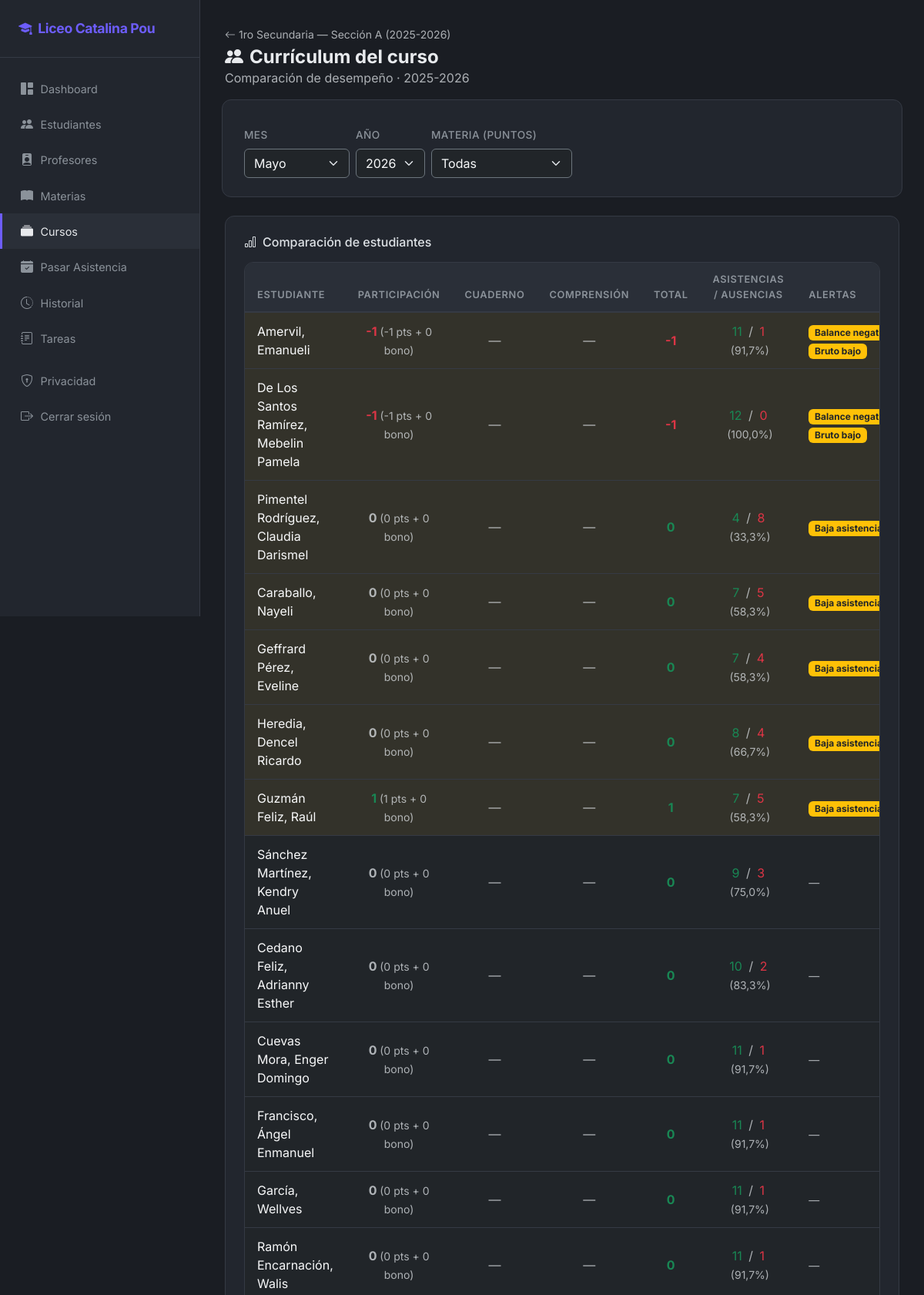
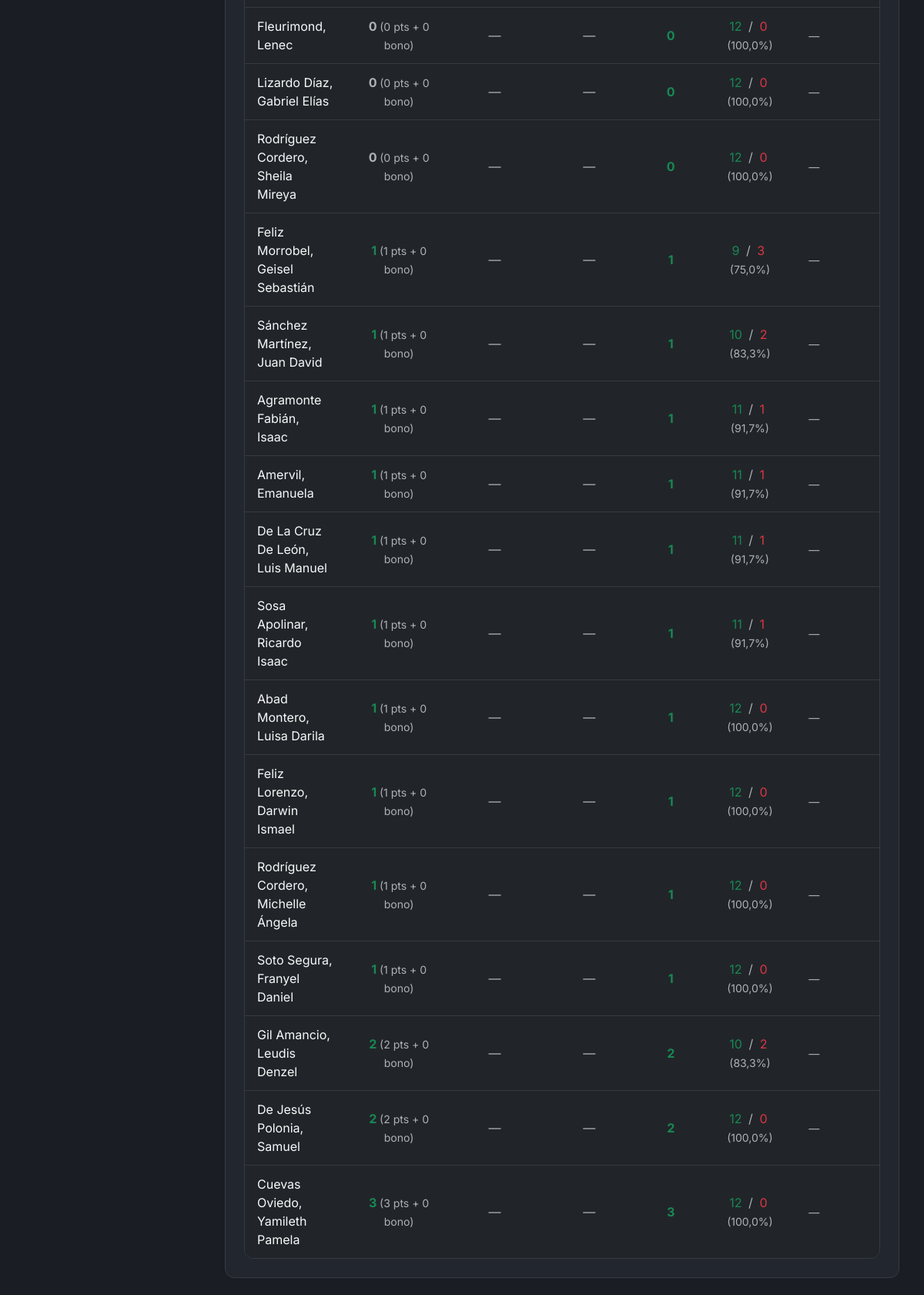
The app's page /cursos/1/curriculum/ (signed in, upper part) with its own data (2 pictures, top to bottom).
### core/models.py (models this page shows, shortened)
class Curso(models.Model):
    grado = models.CharField(max_length=10, choices=GRADO_CHOICES)
    seccion = models.CharField("sección", max_length=5, default="A")
    anio_escolar = models.CharField(
        "año escolar",
        max_length=9,
        help_text="Formato dominicano, ej.: 2025-2026 (inicio en agosto).",
    )
    created_at = models.DateTimeField(auto_now_add=True)
    class Meta:
        ordering = ["anio_escolar", "grado", "seccion"]
        verbose_name = "curso"
        verbose_name_plural = "cursos"
        unique_together = [("grado", "seccion", "anio_escolar")]
    @property
    def nombre_corto(self):
        grado = self.get_grado_display()
        return f"{grado} — Sección {self.seccion}"
    @property
    def nombre_completo(self):
        return f"{self.nombre_corto} ({self.anio_escolar})"
    def estudiantes_qs(self):
        return Estudiante.objects.filter(grado=self.grado, seccion=self.seccion)

class Estudiante(models.Model):
    nombre = models.CharField(max_length=100)
    apellido = models.CharField(max_length=100)
    cedula = models.CharField("cédula", max_length=20, blank=True, default="")
    fecha_nacimiento = models.DateField("fecha de nacimiento", null=True, blank=True)
    grado = models.CharField(max_length=10, choices=GRADO_CHOICES)
    seccion = models.CharField("sección", max_length=5, blank=True, default="A")
    profesores = models.ManyToManyField(Profesor, related_name="estudiantes", blank=True)
    created_at = models.DateTimeField(auto_now_add=True)
    class Meta:
        ordering = ["grado", "apellido", "nombre"]
        verbose_name_plural = "estudiantes"

### core/curso_views.py (the view, shortened to what this page needs)
# urls.py: path("cursos/<int:pk>/curriculum/", curso_views.curso_curriculum, name="curso_curriculum"),
@school_access
def curso_curriculum(request, pk):
    curso = get_object_or_404(Curso, pk=pk)
    hoy = timezone.localdate()
    try:
        mes = int(request.GET.get("mes", hoy.month))
        anio = int(request.GET.get("anio", hoy.year))
    except ValueError:
        mes, anio = hoy.month, hoy.year
    meses = [
        (1, "Enero"),
        (2, "Febrero"),
        (3, "Marzo"),
        (4, "Abril"),
        (5, "Mayo"),
        (6, "Junio"),
        (7, "Julio"),
        (8, "Agosto"),
        (9, "Septiembre"),
        (10, "Octubre"),
        (11, "Noviembre"),
        (12, "Diciembre"),
    ]
    materia_id = request.GET.get("materia", "")
    materias = _materias_para_usuario(request)
    mid = int(materia_id) if materia_id.isdigit() else None
    estudiantes = list(curso.estudiantes_qs().order_by("apellido", "nombre"))
    eids = [e.pk for e in estudiantes]
    fecha_inicio, fecha_fin, _ = dias_lectivos_mes(mes, anio)
    asistencias = Asistencia.objects.filter(
        estudiante_id__in=eids,
        fecha__gte=fecha_inicio,
        fecha__lte=fecha_fin,
    )
    asist_map = {}
    for a in asistencias:
        asist_map.setdefault(a.estudiante_id, []).append(a.estado)
    pts_map = resumen_participacion_estudiantes(eids, materia_id=mid)
    evaluaciones_p1 = (
        curso.evaluaciones_p1.select_related("materia", "creado_por")
        .prefetch_related("registros_p2")
        .all()
    )
    if mid:
        evaluaciones_p1 = evaluaciones_p1.filter(materia_id=mid)
    tarea_map = {}
    promedio_normalizado = None
    try:
        from tareas.models import ModalidadTarea, TareaEvaluacion
        from tareas.rubricas import promedio_normalizado as _prom_norm
        promedio_normalizado = _prom_norm
        evals = list(
            TareaEvaluacion.objects.filter(
                estudiante_id__in=eids,
                puntaje__isnull=False,
            ).select_related("tarea")
        )
        tarea_map = {}
    except Exception:
        tarea_map = {}
    filas = []
    prom_tareas_map = {}
    for eid in eids:
        tm = tarea_map.get(eid, {"all": []})
        prom_tareas_map[eid] = (
            promedio_normalizado(tm["all"])
            if promedio_normalizado and tm.get("all")
            else None
        )
    bruto_map = total_bruto_estudiantes_map(eids, prom_tareas_map, materia_id=mid)
    for est in estudiantes:
        estados = asist_map.get(est.pk, [])
        p = sum(1 for s in estados if s == "P")
        a = sum(1 for s in estados if s == "A")
        total = len([s for s in estados if s])
        pct = round(p / total * 100, 1) if total else 0
        pts = pts_map.get(
            est.pk, {"balance": 0, "positivos": 0, "negativos": 0, "bonos": 0}
        )
        part_total = pts["balance"] + pts.get("bonos", 0)
        bruto = bruto_map.get(
            est.pk, {"total_bruto": 0, "tareas_bruta_10": 0, "bono_manual": 0}
        )
        tm = tarea_map.get(est.pk, {"oral": [], "escrita": [], "all": []})
        prom_oral = (
            promedio_normalizado(tm["oral"])
            if promedio_normalizado and tm.get("oral")
            else None
        )
        prom_esc = (
            promedio_normalizado(tm["escrita"])
            if promedio_normalizado and tm.get("escrita")
            else None
        )
        prom_tareas_pct = (
            promedio_normalizado(tm["all"])
            if promedio_normalizado and tm.get("all")
            else None
        )
        alertas = []
        if total and pct < 75:
            alertas.append("Baja asistencia")
        if pts["balance"] < 0:
            alertas.append("Balance negativo")
        if prom_oral is not None and prom_oral < 60:
            alertas.append("Comprensión baja")
        if prom_esc is not None and prom_esc < 60:
            alertas.append("Cuaderno bajo")
        if bruto["total_bruto"] < 0:
            alertas.append("Bruto bajo")
        filas.append(
            {
                "estudiante": est,
                "asist_p": p,
                "asist_a": a,
                "asist_pct": pct,
                "participacion": part_total,
                "balance": pts["balance"],
                "positivos": pts["positivos"],
                "negativos": pts["negativos"],
                "bonos": pts.get("bonos", 0),
                "cuaderno": prom_esc,
                "comprension": prom_oral,
                "prom_tareas_pct": prom_tareas_pct,
                "tareas_bruta_10": bruto["tareas_bruta_10"],
                "bono_manual": bruto["bono_manual"],
                "total_bruto": bruto["total_bruto"],
                "alertas": alertas,
                "score_orden": (len(alertas), bruto["total_bruto"], pct),
            }
        )
    filas.sort(key=lambda f: (-len(f["alertas"]), f["balance"], f["asist_pct"]))
    notas = (
        curso.notas.select_related("materia", "creado_por")
        .prefetch_related("estudiantes")
        .all()[:10]
    )
    return render(
        request,
        "core/cursos/curriculum.html",
        {
            "curso": curso,
            "mes": mes,
            "anio": anio,
            "meses": meses,
            "materias": materias,
            "materia_id": materia_id,
            "filas": filas,
            "notas": notas,
            "evaluaciones_p1": evaluaciones_p1,
        },
    )

### accounts/context_processors.py (called while the page is built)
def modo_padre(request):
    return {
        "en_modo_padre": (
            usuario_en_modo_padre(request.user) if request.user.is_authenticated else False
        ),
    }

### accounts/permissions.py (called while the page is built)
def staff_o_profesor(user) -> bool:
    if not user.is_authenticated:
        return False
    if user.is_staff:
        return True
    return hasattr(user, "profesor_perfil")

### accounts/roles.py (called while the page is built)
def _related_exists(user, attr: str) -> bool:
    try:
        getattr(user, attr)
        return True
    except ObjectDoesNotExist:
        return False

def tiene_perfil_padre(user) -> bool:
    if not user.is_authenticated:
        return False
    return _related_exists(user, "padre_profile")

def usuario_en_modo_padre(user) -> bool:
    if not tiene_perfil_padre(user):
        return False
    try:
        return user.profile.role == UserRole.PADRE
    except UserProfile.DoesNotExist:
        return not tiene_capacidad_escuela(user)

### core/asistencia_utils.py (called while the page is built)
def dias_lectivos_mes(mes, anio):
    _, last_day = calendar.monthrange(anio, mes)
    fecha_inicio = date(anio, mes, 1)
    fecha_fin = date(anio, mes, last_day)
    dias = []
    d = fecha_inicio
    while d <= fecha_fin:
        if d.weekday() < 5:
            dias.append(d)
        d += timedelta(days=1)
    return fecha_inicio, fecha_fin, dias

### core/curso_views.py (called while the page is built)
def _materias_para_usuario(request):
    if request.user.is_staff:
        return Materia.objects.all()
    profesor = _profesor_de_request(request)
    if profesor:
        return profesor.materias.all()
    return Materia.objects.none()

### core/participacion_utils.py (called while the page is built)
def _participacion_sin_bono(qs):
    return qs.exclude(origen="BONO_MANUAL")

def resumen_participacion_estudiantes(estudiante_ids, materia_id=None):
    qs = Participacion.objects.filter(estudiante_id__in=estudiante_ids)
    if materia_id:
        qs = qs.filter(materia_id=materia_id)
    result = {}
    for eid in estudiante_ids:
        eqs = qs.filter(estudiante_id=eid)
        eqs_clase = _participacion_sin_bono(eqs)
        pos = eqs_clase.filter(tipo="POSITIVO").aggregate(t=Sum("valor"))["t"] or 0
        neg = eqs_clase.filter(tipo="NEGATIVO").aggregate(t=Sum("valor"))["t"] or 0
        bonos = eqs.filter(origen="BONO_MANUAL").aggregate(t=Sum("valor"))["t"] or 0
        result[eid] = {"positivos": pos, "negativos": neg, "bonos": bonos, "balance": pos - neg}
    return result

### core/puntaje_utils.py (called while the page is built)
def tareas_bruta_10(prom_tareas_pct):
    if prom_tareas_pct is None:
        return 0
    return round(prom_tareas_pct / 10, 1)

### core/templates/core/cursos/curriculum.html (shortened to what this page needs)
{% extends "base.html" %}
{% block content %}
<div class="page-header">
    <div>
        <a href="{% url 'core:curso_detail' curso.pk %}" class="text-muted text-decoration-none small">
            <i class="bi bi-arrow-left me-1"></i>{{ curso.nombre_completo }}
        </a>
        <h1 class="mt-1"><i class="bi bi-people-fill me-2"></i>Currículum del curso</h1>
        <p class="text-muted mb-0">Comparación de desempeño · {{ curso.anio_escolar }}</p>
    </div>
</div>
<form method="get" class="stat-card mb-4 row g-2 align-items-end">
    <div class="col-auto">
        <label class="form-label">Mes</label>
        <select name="mes" class="form-select bg-dark text-light border-secondary" onchange="this.form.submit()">
            {% for val, label in meses %}
            <option value="{{ val }}" {% if mes == val %}selected{% endif %}>{{ label }}</option>
            {% endfor %}
        </select>
    </div>
    <div class="col-auto">
        <label class="form-label">Año</label>
        <select name="anio" class="form-select bg-dark text-light border-secondary" onchange="this.form.submit()">
            <option value="2026" {% if anio == 2026 %}selected{% endif %}>2026</option>
        </select>
    </div>
    <div class="col-auto">
        <label class="form-label">Materia (puntos)</label>
        <select name="materia" class="form-select bg-dark text-light border-secondary" onchange="this.form.submit()">
            <option value="">Todas</option>
        </select>
    </div>
</form>
<div class="stat-card mb-4">
    <h6 class="mb-3"><i class="bi bi-bar-chart me-2"></i>Comparación de estudiantes</h6>
    <div class="table-dark-custom" style="overflow-x:auto">
        <table class="table table-dark table-sm mb-0">
            <thead>
                <tr>
                    <th>Estudiante</th>
                    <th class="text-center">Participación</th>
                    <th class="text-center">Cuaderno</th>
                    <th class="text-center">Comprensión</th>
                    <th class="text-center">TOTAL</th>
                    <th class="text-center">Asistencias / Ausencias</th>
                    <th>Alertas</th>
                </tr>
            </thead>
            <tbody>
                {% for fila in filas %}
                <tr {% if fila.alertas %}class="table-warning" style="--bs-table-bg: rgba(255,193,7,.08)"{% endif %}>
                    <td>
                        <a href="{% url 'core:estudiante_detail' fila.estudiante.pk %}" class="text-light text-decoration-none">
                            {{ fila.estudiante.apellido }}, {{ fila.estudiante.nombre }}
                        </a>
                    </td>
                    <td class="text-center fw-bold {% if fila.participacion > 0 %}text-success{% elif fila.participacion < 0 %}text-danger{% else %}text-muted{% endif %}">
                        {{ fila.participacion }}
                        <span class="text-muted fw-normal small">({{ fila.balance }} pts + {{ fila.bonos }} bono)</span>
                    </td>
                    <td class="text-center">{% if fila.cuaderno %}{{ fila.cuaderno }}%{% else %}<span class="text-muted">—</span>{% endif %}</td>
                    <td class="text-center">{% if fila.comprension %}{{ fila.comprension }}%{% else %}<span class="text-muted">—</span>{% endif %}</td>
                    <td class="text-center fw-bold {% if fila.total_bruto >= 0 %}text-success{% else %}text-danger{% endif %}">{{ fila.total_bruto }}</td>
                    <td class="text-center">
                        <span class="text-success">{{ fila.asist_p }}</span>
                        <span class="text-muted mx-1">/</span>
                        <span class="text-danger">{{ fila.asist_a }}</span>
                        <small class="text-muted ms-1">({{ fila.asist_pct }}%)</small>
                    </td>
                    <td>
                        {% for a in fila.alertas %}
                        <span class="badge bg-warning text-dark me-1">{{ a }}</span>
                        {% empty %}
                        <span class="text-muted small">—</span>
                        {% endfor %}
                    </td>
                </tr>
                {% empty %}
                <tr><td colspan="10" class="text-muted text-center py-3">Sin estudiantes en este curso</td></tr>
                {% endfor %}
            </tbody>
        </table>
    </div>
</div>
{% endblock %}

### core/static/core/css/style.css (style rules this page uses)
:root { --accent: #6d5dfc; --accent-hover: #8b7dff; --success: #2ec4b6; --danger: #e63946; --warning: #f4a261; --surface: #1a1d23; --surface-2: #22262e; --surface-3: #2a2f38; --border: #353a44; --text: #e8eaed; --text-muted: #8b929a; }
body { background: var(--surface); font-family: 'Inter', -apple-system, BlinkMacSystemFont, sans-serif; min-height: 100vh; }
.stat-card { background: var(--surface-2); border: 1px solid var(--border); border-radius: .75rem; padding: 1.5rem; transition: transform .15s, border-color .15s; }
.table-dark-custom { background: var(--surface-2); border-radius: .75rem; overflow: hidden; border: 1px solid var(--border); }
.table-dark-custom table { margin-bottom: 0; }
.table-dark-custom thead th { background: var(--surface-3); border-bottom: 2px solid var(--border); color: var(--text-muted); font-size: .8rem; text-transform: uppercase; letter-spacing: .05em; padding: .75rem 1rem; font-weight: 600; }
.table-dark-custom tbody td { padding: .75rem 1rem; border-bottom: 1px solid var(--border); color: var(--text); vertical-align: middle; }
.table-dark-custom tbody tr:last-child td { border-bottom: none; }
.page-header { display: flex; align-items: center; justify-content: space-between; margin-bottom: 1.5rem; }
.page-header h1 { font-size: 1.5rem; font-weight: 700; margin: 0; color: var(--text); }
.form-label { color: var(--text-muted); font-size: .85rem; font-weight: 500; text-transform: uppercase; letter-spacing: .03em; }

### records on screen
Curso: nombre_completo "1ro Secundaria — Sección A (2025-2026)", anio_escolar "2025-2026"
Estudiante: estudiante.apellido "Amervil", estudiante.nombre "Emanueli"
Estudiante: estudiante.apellido "De Los Santos Ramírez", estudiante.nombre "Mebelin Pamela"
Estudiante: estudiante.apellido "Pimentel Rodríguez", estudiante.nombre "Claudia Darismel"
Estudiante: estudiante.apellido "Caraballo", estudiante.nombre "Nayeli"
Estudiante: estudiante.apellido "Geffrard Pérez", estudiante.nombre "Eveline"
Estudiante: estudiante.apellido "Heredia", estudiante.nombre "Dencel Ricardo"
Estudiante: estudiante.apellido "Guzmán Feliz", estudiante.nombre "Raúl"
Estudiante: estudiante.apellido "Sánchez Martínez", estudiante.nombre "Kendry Anuel"
Estudiante: estudiante.apellido "Cedano Feliz", estudiante.nombre "Adrianny Esther"
Estudiante: estudiante.apellido "Cuevas Mora", estudiante.nombre "Enger Domingo"
Estudiante: estudiante.apellido "Francisco", estudiante.nombre "Ángel Enmanuel"
Estudiante: estudiante.apellido "García", estudiante.nombre "Wellves"
Estudiante: estudiante.apellido "Ramón Encarnación", estudiante.nombre "Walis"
Estudiante: estudiante.apellido "Fleurimond", estudiante.nombre "Lenec"
Estudiante: estudiante.apellido "Lizardo Díaz", estudiante.nombre "Gabriel Elías"
Estudiante: estudiante.apellido "Rodríguez Cordero", estudiante.nombre "Sheila Mireya"
Estudiante: estudiante.apellido "Feliz Morrobel", estudiante.nombre "Geisel Sebastián"
Estudiante: estudiante.apellido "Sánchez Martínez", estudiante.nombre "Juan David"
Estudiante: estudiante.apellido "Agramonte Fabián", estudiante.nombre "Isaac"
Estudiante: estudiante.apellido "Amervil", estudiante.nombre "Emanuela"
Estudiante: estudiante.apellido "De La Cruz De León", estudiante.nombre "Luis Manuel"
Estudiante: estudiante.apellido "Sosa Apolinar", estudiante.nombre "Ricardo Isaac"
Estudiante: estudiante.apellido "Abad Montero", estudiante.nombre "Luisa Darila"
Estudiante: estudiante.apellido "Feliz Lorenzo", estudiante.nombre "Darwin Ismael"
Estudiante: estudiante.apellido "Rodríguez Cordero", estudiante.nombre "Michelle Ángela"
Estudiante: estudiante.apellido "Soto Segura", estudiante.nombre "Franyel Daniel"
Estudiante: estudiante.apellido "Gil Amancio", estudiante.nombre "Leudis Denzel"
Estudiante: estudiante.apellido "De Jesús Polonia", estudiante.nombre "Samuel"
Estudiante: estudiante.apellido "Cuevas Oviedo", estudiante.nombre "Yamileth Pamela"

### other values on screen
{{ fila.participacion }} "-1" "-1" "0" "0" "0" "0" "1" "0" "0" "0" "0" "0" "0" "0" "0" "0" "1" "1" "1" "1" "1" "1" "1" "1" "1" "1" "2" "2" "3"
{{ fila.balance }} "-1" "-1" "0" "0" "0" "0" "1" "0" "0" "0" "0" "0" "0" "0" "0" "0" "1" "1" "1" "1" "1" "1" "1" "1" "1" "1" "2" "2" "3"
{{ fila.bonos }} "0" "0" "0" "0" "0" "0" "0" "0" "0" "0" "0" "0" "0" "0" "0" "0" "0" "0" "0" "0" "0" "0" "0" "0" "0" "0" "0" "0" "0"
{{ fila.total_bruto }} "-1" "-1" "0" "0" "0" "0" "1" "0" "0" "0" "0" "0" "0" "0" "0" "0" "1" "1" "1" "1" "1" "1" "1" "1" "1" "1" "2" "2" "3"
{{ fila.asist_p }} "11" "12" "4" "7" "7" "8" "7" "9" "10" "11" "11" "11" "11" "12" "12" "12" "9" "10" "11" "11" "11" "11" "12" "12" "12" "12" "10" "12" "12"
{{ fila.asist_a }} "1" "0" "8" "5" "4" "4" "5" "3" "2" "1" "1" "1" "1" "0" "0" "0" "3" "2" "1" "1" "1" "1" "0" "0" "0" "0" "2" "0" "0"
{{ fila.asist_pct }} "91,7" "100,0" "33,3" "58,3" "58,3" "66,7" "58,3" "75,0" "83,3" "91,7" "91,7" "91,7" "91,7" "100,0" "100,0" "100,0" "75,0" "83,3" "91,7" "91,7" "91,7" "91,7" "100,0" "100,0" "100,0" "100,0" "83,3" "100,0" "100,0"
{{ a }} "Balance…" "Bruto bajo" "Balance…" "Bruto bajo" "Baja…" "Baja…" "Baja…" "Baja…" "Baja…"
form field mes "Mayo"
